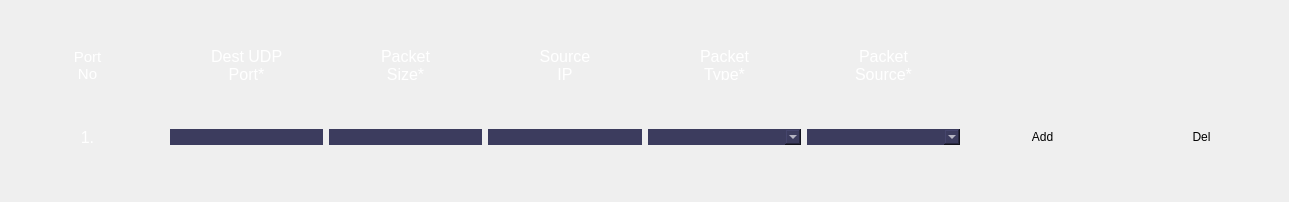
             <widget class="QWidget" name="scrollAreaWidgetContents_2">
              <property name="geometry">
               <rect>
                <x>0</x>
                <y>0</y>
                <width>1289</width>
                <height>202</height>
               </rect>
              </property>
              <property name="styleSheet">
               <string notr="true">border-radius : 10px;</string>
              </property>
              <layout class="QHBoxLayout" name="horizontalLayout_9">
               <item>
                <layout class="QHBoxLayout" name="horizontalLayout">
                 <item>
                  <layout class="QGridLayout" name="details_2" columnstretch="0,0,0,0,0,0,0,0">
                   <property name="spacing">
                    <number>6</number>
                   </property>
                   <item row="1" column="6">
                    <widget class="QPushButton" name="addmetadata">
                     <property name="minimumSize">
                      <size>
                       <width>30</width>
                       <height>0</height>
                      </size>
                     </property>
                     <property name="styleSheet">
                      <string notr="true">QPushButton#addmetadata{color: rgb(255,255,255);
background-color: rgba(60,60,94,255);
}
QPushButton#addmetadata::hover{
color: rgb(255,255,255);
background-color: rgba(60,60,94,255);
font: 13pt &quot;Ubuntu&quot;;}</string>
                     </property>
                     <property name="text">
                      <string>Add</string>
                     </property>
                    </widget>
                   </item>
                   <item row="0" column="5">
                    <widget class="QLabel" name="label_6">
                     <property name="sizePolicy">
                      <sizepolicy hsizetype="Minimum" vsizetype="Preferred">
                       <horstretch>0</horstretch>
                       <verstretch>0</verstretch>
                      </sizepolicy>
                     </property>
                     <property name="minimumSize">
                      <size>
                       <width>30</width>
                       <height>30</height>
                      </size>
                     </property>
                     <property name="maximumSize">
                      <size>
                       <width>16777215</width>
                       <height>30</height>
                      </size>
                     </property>
                     <property name="font">
                      <font>
                       <pointsize>12</pointsize>
                      </font>
                     </property>
                     <property name="styleSheet">
                      <string notr="true">color : rgb(255,255,255)</string>
                     </property>
                     <property name="text">
                      <string>Packet 
Source*</string>
                     </property>
                     <property name="alignment">
                      <set>Qt::AlignCenter</set>
                     </property>
                    </widget>
                   </item>
                   <item row="1" column="7">
                    <widget class="QPushButton" name="delmetadata">
                     <property name="minimumSize">
                      <size>
                       <width>30</width>
                       <height>0</height>
                      </size>
                     </property>
                     <property name="styleSheet">
                      <string notr="true">QPushButton#delmetadata{color: rgb(255,255,255);
background-color: rgba(60,60,94,255);
}
QPushButton#delmetadata::hover{
color: rgb(255,255,255);
background-color: rgba(60,60,94,255);
font: 13pt &quot;Ubuntu&quot;;}</string>
                     </property>
                     <property name="text">
                      <string>Del</string>
                     </property>
                    </widget>
                   </item>
                   <item row="1" column="0">
                    <widget class="QLabel" name="label_12">
                     <property name="sizePolicy">
                      <sizepolicy hsizetype="Minimum" vsizetype="Preferred">
                       <horstretch>0</horstretch>
                       <verstretch>0</verstretch>
                      </sizepolicy>
                     </property>
                     <property name="minimumSize">
                      <size>
                       <width>30</width>
                       <height>25</height>
                      </size>
                     </property>
                     <property name="maximumSize">
                      <size>
                       <width>16777215</width>
                       <height>25</height>
                      </size>
                     </property>
                     <property name="font">
                      <font>
                       <pointsize>12</pointsize>
                      </font>
                     </property>
                     <property name="styleSheet">
                      <string notr="true">color : rgb(255,255,255)</string>
                     </property>
                     <property name="text">
                      <string>1.</string>
                     </property>
                     <property name="alignment">
                      <set>Qt::AlignCenter</set>
                     </property>
                    </widget>
                   </item>
                   <item row="1" column="1">
                    <widget class="QLineEdit" name="lineEdit21">
                     <property name="sizePolicy">
                      <sizepolicy hsizetype="Minimum" vsizetype="Fixed">
                       <horstretch>0</horstretch>
                       <verstretch>0</verstretch>
                      </sizepolicy>
                     </property>
                     <property name="minimumSize">
                      <size>
                       <width>30</width>
                       <height>0</height>
                      </size>
                     </property>
                     <property name="styleSheet">
                      <string notr="true">background-color: rgba(60,60,94,255);
color: rgb(255, 255, 255);

</string>
                     </property>
                    </widget>
                   </item>
                   <item row="1" column="4">
                    <widget class="QComboBox" name="comboBox_2">
                     <property name="sizePolicy">
                      <sizepolicy hsizetype="Minimum" vsizetype="Fixed">
                       <horstretch>0</horstretch>
                       <verstretch>0</verstretch>
                      </sizepolicy>
                     </property>
                     <property name="minimumSize">
                      <size>
                       <width>30</width>
                       <height>0</height>
                      </size>
                     </property>
                     <property name="styleSheet">
                      <string notr="true">background-color: rgba(60,60,94,255);
color: rgb(255, 255, 255);

</string>
                     </property>
                     <property name="editable">
                      <bool>true</bool>
                     </property>
                     <property name="sizeAdjustPolicy">
                      <enum>QComboBox::AdjustToContents</enum>
                     </property>
                    </widget>
                   </item>
                   <item row="0" column="2">
                    <widget class="QLabel" name="label_8">
                     <property name="sizePolicy">
                      <sizepolicy hsizetype="Minimum" vsizetype="Preferred">
                       <horstretch>0</horstretch>
                       <verstretch>0</verstretch>
                      </sizepolicy>
                     </property>
                     <property name="minimumSize">
                      <size>
                       <width>30</width>
                       <height>30</height>
                      </size>
                     </property>
                     <property name="maximumSize">
                      <size>
                       <width>16777215</width>
                       <height>30</height>
                      </size>
                     </property>
                     <property name="font">
                      <font>
                       <pointsize>12</pointsize>
                      </font>
                     </property>
                     <property name="styleSheet">
                      <string notr="true">color : rgb(255,255,255)</string>
                     </property>
                     <property name="text">
                      <string>Packet 
Size*</string>
                     </property>
                     <property name="alignment">
                      <set>Qt::AlignCenter</set>
                     </property>
                    </widget>
                   </item>
                   <item row="1" column="3">
                    <widget class="QLineEdit" name="lineEdit23">
                     <property name="sizePolicy">
                      <sizepolicy hsizetype="Minimum" vsizetype="Fixed">
                       <horstretch>0</horstretch>
                       <verstretch>0</verstretch>
                      </sizepolicy>
                     </property>
                     <property name="minimumSize">
                      <size>
                       <width>30</width>
                       <height>0</height>
                      </size>
                     </property>
                     <property name="styleSheet">
                      <string notr="true">background-color: rgba(60,60,94,255);
color: rgb(255, 255, 255);

</string>
                     </property>
                    </widget>
                   </item>
                   <item row="0" column="4">
                    <widget class="QLabel" name="label_7">
                     <property name="sizePolicy">
                      <sizepolicy hsizetype="Minimum" vsizetype="Preferred">
                       <horstretch>0</horstretch>
                       <verstretch>0</verstretch>
                      </sizepolicy>
                     </property>
                     <property name="minimumSize">
                      <size>
                       <width>30</width>
                       <height>30</height>
                      </size>
                     </property>
                     <property name="maximumSize">
                      <size>
                       <width>16777215</width>
                       <height>30</height>
                      </size>
                     </property>
                     <property name="font">
                      <font>
                       <pointsize>12</pointsize>
                      </font>
                     </property>
                     <property name="styleSheet">
                      <string notr="true">color : rgb(255,255,255)</string>
                     </property>
                     <property name="text">
                      <string>Packet 
Type*</string>
                     </property>
                     <property name="alignment">
                      <set>Qt::AlignCenter</set>
                     </property>
                    </widget>
                   </item>
                   <item row="0" column="3">
                    <widget class="QLabel" name="label_5">
                     <property name="sizePolicy">
                      <sizepolicy hsizetype="Minimum" vsizetype="Preferred">
                       <horstretch>0</horstretch>
                       <verstretch>0</verstretch>
                      </sizepolicy>
                     </property>
                     <property name="minimumSize">
                      <size>
                       <width>30</width>
                       <height>30</height>
                      </size>
                     </property>
                     <property name="maximumSize">
                      <size>
                       <width>16777215</width>
                       <height>30</height>
                      </size>
                     </property>
                     <property name="font">
                      <font>
                       <pointsize>12</pointsize>
                      </font>
                     </property>
                     <property name="styleSheet">
                      <string notr="true">color : rgb(255,255,255)</string>
                     </property>
                     <property name="text">
                      <string>Source 
IP</string>
                     </property>
                     <property name="alignment">
                      <set>Qt::AlignCenter</set>
                     </property>
                    </widget>
                   </item>
                   <item row="0" column="1">
                    <widget class="QLabel" name="label_3">
                     <property name="sizePolicy">
                      <sizepolicy hsizetype="Minimum" vsizetype="Preferred">
                       <horstretch>0</horstretch>
                       <verstretch>0</verstretch>
                      </sizepolicy>
                     </property>
                     <property name="minimumSize">
                      <size>
                       <width>30</width>
                       <height>30</height>
                      </size>
                     </property>
                     <property name="maximumSize">
                      <size>
                       <width>16777215</width>
                       <height>30</height>
                      </size>
                     </property>
                     <property name="font">
                      <font>
                       <pointsize>12</pointsize>
                      </font>
                     </property>
                     <property name="styleSheet">
                      <string notr="true">color : rgb(255,255,255)</string>
                     </property>
                     <property name="text">
                      <string>Dest UDP 
Port*</string>
                     </property>
                     <property name="alignment">
                      <set>Qt::AlignCenter</set>
                     </property>
                    </widget>
                   </item>
                   <item row="1" column="5">
                    <widget class="QComboBox" name="comboBox_3">
                     <property name="sizePolicy">
                      <sizepolicy hsizetype="Minimum" vsizetype="Fixed">
                       <horstretch>0</horstretch>
                       <verstretch>0</verstretch>
                      </sizepolicy>
                     </property>
                     <property name="minimumSize">
                      <size>
                       <width>30</width>
                       <height>0</height>
                      </size>
                     </property>
                     <property name="styleSheet">
                      <string notr="true">background-color: rgba(60,60,94,255);
color: rgb(255, 255, 255);

</string>
                     </property>
                     <property name="editable">
                      <bool>true</bool>
                     </property>
                    </widget>
                   </item>
                   <item row="1" column="2">
                    <widget class="QLineEdit" name="lineEdit22">
                     <property name="sizePolicy">
                      <sizepolicy hsizetype="Minimum" vsizetype="Fixed">
                       <horstretch>0</horstretch>
                       <verstretch>0</verstretch>
                      </sizepolicy>
                     </property>
                     <property name="minimumSize">
                      <size>
                       <width>30</width>
                       <height>0</height>
                      </size>
                     </property>
                     <property name="styleSheet">
                      <string notr="true">background-color: rgba(60,60,94,255);
color: rgb(255, 255, 255);

</string>
                     </property>
                    </widget>
                   </item>
                   <item row="0" column="0">
                    <widget class="QLabel" name="label_1">
                     <property name="sizePolicy">
                      <sizepolicy hsizetype="Minimum" vsizetype="Preferred">
                       <horstretch>0</horstretch>
                       <verstretch>0</verstretch>
                      </sizepolicy>
                     </property>
                     <property name="minimumSize">
                      <size>
                       <width>40</width>
                       <height>30</height>
                      </size>
                     </property>
                     <property name="maximumSize">
                      <size>
                       <width>16777215</width>
                       <height>30</height>
                      </size>
                     </property>
                     <property name="font">
                      <font>
                       <pointsize>11</pointsize>
                      </font>
                     </property>
                     <property name="styleSheet">
                      <string notr="true">color : rgb(255,255,255)</string>
                     </property>
                     <property name="text">
                      <string>Port 
No</string>
                     </property>
                     <property name="alignment">
                      <set>Qt::AlignCenter</set>
                     </property>
                    </widget>
                   </item>
                  </layout>
                 </item>
                </layout>
               </item>
              </layout>
              <zorder></zorder>
             </widget>
